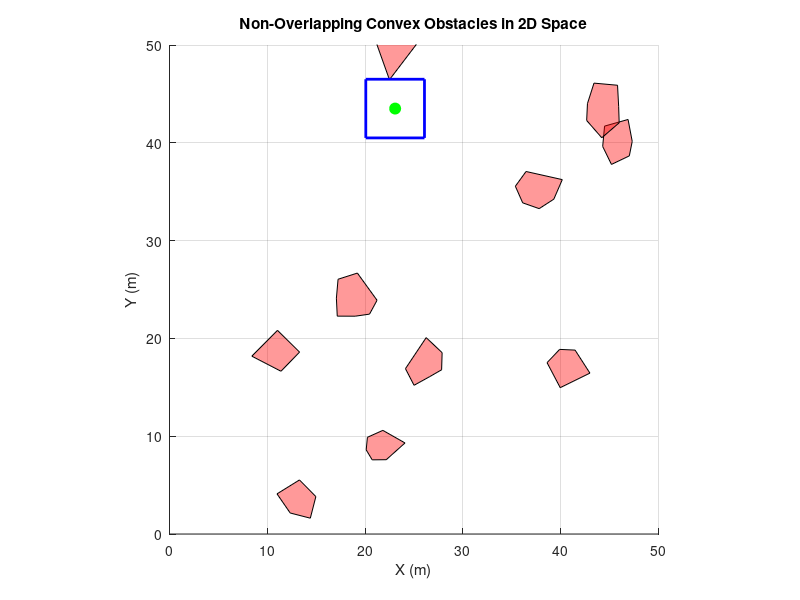

The MATLAB source for this figure:
function plot_nonoverlapping_convex_obstacles()
    % Define environment parameters
    env_size = [50, 50]; % Environment size (50m x 50m)
    side_length = 6; % Convex hull boundary (6m x 6m around seed)
    num_convex_obstacles = 10; % Number of convex obstacles
    min_spacing = 3; % Minimum spacing between obstacles

    % Generate a single random seed point
    seed = generate_random_seed(env_size);

    % Generate non-overlapping convex obstacles
    convex_obstacles = generate_nonoverlapping_obstacles(env_size, num_convex_obstacles, min_spacing);

    % Plot the environment
    figure;
    hold on;
    grid on;
    axis equal;
    xlim([0, env_size(1)]);
    ylim([0, env_size(2)]);
    xlabel('X (m)');
    ylabel('Y (m)');
    title('Non-Overlapping Convex Obstacles in 2D Space');

    % Plot convex obstacles
    for i = 1:length(convex_obstacles)
        k = convhull(convex_obstacles{i}(:,1), convex_obstacles{i}(:,2));
        fill(convex_obstacles{i}(k,1), convex_obstacles{i}(k,2), 'r', 'FaceAlpha', 0.4, 'EdgeColor', 'k');
    end

    % Draw the 6m x 6m boundary around the seed
    boundary_x = [seed(1) - side_length/2, seed(1) + side_length/2, ...
                  seed(1) + side_length/2, seed(1) - side_length/2, seed(1) - side_length/2];
    boundary_y = [seed(2) - side_length/2, seed(2) - side_length/2, ...
                  seed(2) + side_length/2, seed(2) + side_length/2, seed(2) - side_length/2];
    plot(boundary_x, boundary_y, 'b', 'LineWidth', 2);

    % Highlight the seed point
    plot(seed(1), seed(2), 'go', 'MarkerSize', 8, 'MarkerFaceColor', 'g');

    hold off;
end

function seed = generate_random_seed(env_size)
    % Generate a random seed point in the environment
    seed = [rand * env_size(1), rand * env_size(2)];
end

function convex_obstacles = generate_nonoverlapping_obstacles(env_size, num_obstacles, min_spacing)
    % Generate non-overlapping convex obstacles using convex hulls
    convex_obstacles = cell(num_obstacles, 1);
    placed_centers = []; % Store placed obstacle centers
    
    for i = 1:num_obstacles
        num_points = randi([3, 8]); % Each obstacle has 3-8 points
        is_valid = false;
        
        % Ensure obstacles do not overlap and are spaced non-uniformly
        while ~is_valid
            center = [rand * env_size(1), rand * env_size(2)];
            
            % Check minimum spacing from other obstacles
            if isempty(placed_centers) || all(vecnorm(placed_centers - center, 2, 2) > min_spacing)
                is_valid = true;
                placed_centers = [placed_centers; center]; % Store the new center
                
                % Generate points around the center
                angles = linspace(0, 2*pi, num_points+1)' + rand * pi/4; % Random rotation
                angles(end) = []; % Remove last duplicate point
                radii = rand(num_points, 1) * 2 + 1; % Random radius between 1m-3m
                
                x = center(1) + radii .* cos(angles);
                y = center(2) + radii .* sin(angles);
                
                convex_obstacles{i} = [x, y];
            end
        end
    end
end

% Run the function
plot_nonoverlapping_convex_obstacles();
